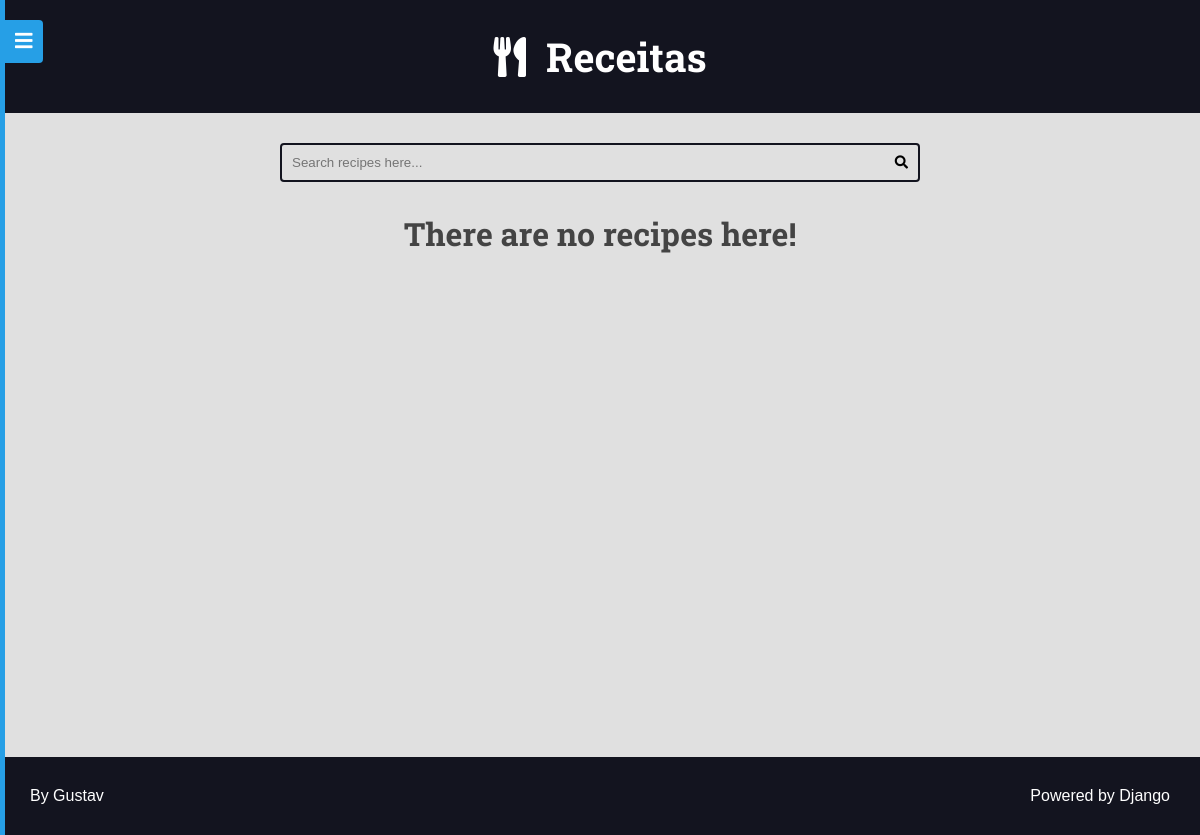
/recipes/tags/hamburger-f84ep, run on an earlier commit of the app's database.
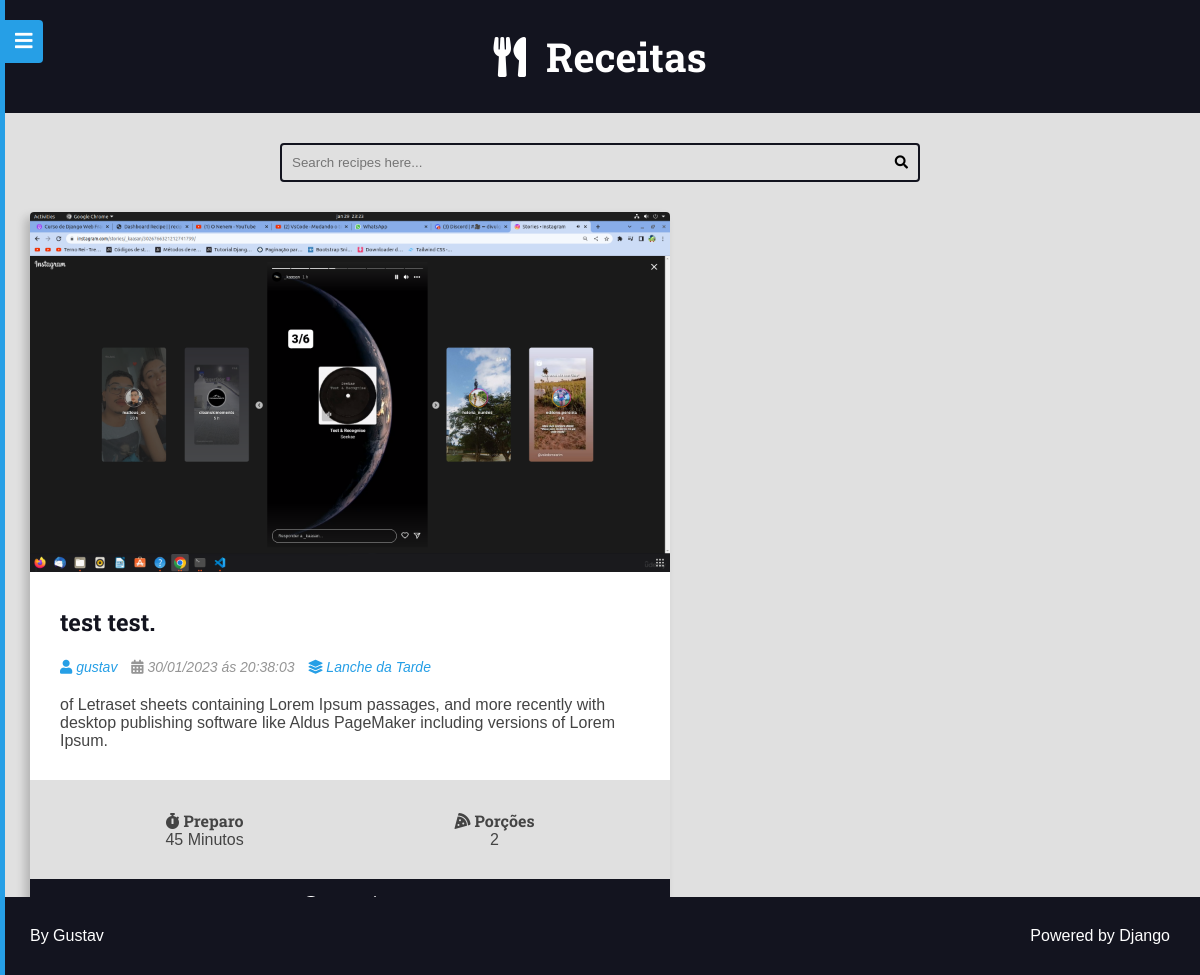
And on a later commit of the database.
### recipes/models.py (models this page shows, shortened)
class Recipe(models.Model):
    title = models.CharField(max_length=65)
    description = models.CharField(max_length=165)
    slug = models.SlugField(unique=True)
    preparation_time = models.IntegerField()
    preparation_time_unit = models.CharField(max_length=65)
    servings = models.IntegerField()
    servings_unit = models.CharField(max_length=65)
    preparation_steps = models.TextField()
    preparation_steps_is_html = models.BooleanField(default=False)
    created_at = models.DateTimeField(auto_now_add=True)
    updated_at = models.DateTimeField(auto_now=True)
    is_published = models.BooleanField(default=False)
    cover = models.ImageField(
        upload_to='recipes/covers/%Y/%m/%d/',  blank=True,  default=''
        )
    category = models.ForeignKey(
        Category, on_delete=models.SET_NULL, null=True, default=None
        )
    author = models.ForeignKey(User, on_delete=models.SET_NULL, null=True)
    tags = GenericRelation(Tag, related_query_name='recipes')

class Category(models.Model):
    name = models.CharField(max_length=60)

### recipes/views.py (the view)
# urls.py: path('recipes/tags/<slug:slug>', views.RecipeListViewTag.as_view(), name='tag'),
class RecipeListViewTag(RecipeListViewBase):
    template_name = 'recipes/pages/tag.html'
    def get_queryset(self, *args, **kwargs):
        qs = super().get_queryset(*args, **kwargs)
        qs = qs.filter(tags__slug=self.kwargs.get('slug', ''))
        return qs
    def get_context_data(self, *args, **kwargs):
        ctx = super().get_context_data(*args, **kwargs)
        page_title = Tag.objects.filter(
            slug=self.kwargs.get('slug', '')
        ).first()
        if not page_title:
            page_title = 'No recipes found'
        page_title = f'{page_title} - Tag |'
        ctx.update({
            'page_title': page_title,
        })
        return ctx

### recipes/views.py (called while the page is built)
    def get_queryset(self, *args, **kwargs):
        qs = super().get_queryset(*args, **kwargs)
        qs = qs.filter(is_published=True)
        qs = qs.select_related('author', 'category')
        return qs

    def get_context_data(self, *args, **kwargs):
        context = super().get_context_data(*args, **kwargs)
        page_obj, pagination_range = make_pagination(
            request=self.request,
            query_set=context.get('recipes'),
            per_page=PER_PAGE,
            qty_pages=4
        )
        context.update(
            {'recipes': page_obj,
             'pagination_range': pagination_range}
            )
        return context

### tag/models.py (called while the page is built)
    def __str__(self):
        return self.name

### utils/pagination.py (called while the page is built)
def make_pagination(request: HttpRequest, qty_pages: int, query_set: QueryDict, per_page: str) -> tuple:  # noqa? E501
    try:
        current_page = int(request.GET.get('page', 1))
    except ValueError:
        current_page = 1
    paginator = Paginator(query_set, per_page)
    page_obj = paginator.get_page(current_page)
    pagination_range = make_pagination_range(
        paginator.page_range,
        qty_pages,
        current_page
    )
    return page_obj, pagination_range

### recipes/templates/recipes/pages/tag.html (shortened to what this page needs)
{% extends 'global/base.html'%}
{% block 'content'%}
    <div class="main-content main-content-list container">
        {% for recipe in recipes %}
            {% include 'recipes/partials/recipe.html'%}
        {% empty %}
            <div class="center" style="margin-bottom: 550px;">
                <h1>There are no recipes here!</h1>
            </div>
        {% endfor %}
    </div>
{% endblock%}

### recipes/templates/recipes/partials/recipe.html (shortened to what this page needs)
<div class="recipe recipe-list-item">
    <div class="recipe-cover">
        {% if recipe.cover%}
            <a href="{% url  'recipes:recipe' recipe.id %}">
            <img src="{{recipe.cover.url}}" alt="Temporário">
            </a>
        {% endif %}
    </div>
    <div class="recipe-title-container">
        <h2 class="recipe-title">
            <a href="{% url  'recipes:recipe' recipe.id %}">
                {{recipe.title}}.
            </a>
        </h2>
    </div>
    <div class="recipe-author">
        {% if recipe.author is not None %}
        <span class="recipe-author-item">
            {% if recipe.author.profile %}
                <a href="{% url 'authors:profile' recipe.author.profile.id %}">
            {% endif %}
            <i class="fas fa-user"></i>
            {% if recipe.author.first_name %}
                {{ recipe.author.first_name }} {{ recipe.author.last_name }}
            {% else %}
                {{ recipe.author.username }}
            {% endif %}
            {% if recipe.author.profile %}
                </a>
            {% endif %}
        </span>
    {% endif %}
        <span class="recipe-author-item">
            <i class="fas fa-calendar-alt"></i>
            {{recipe.created_at|date:"d/m/Y"}} ás {{recipe.created_at|date:"H:i:s"}}
        </span>
        {% if recipe.category is not None%}
            <span class="recipe-author-item">
                <a href="{% url 'recipes:category' recipe.category.id %}">
                    <i class="fas fa-layer-group"></i>
                    <span>{{recipe.category.name}}</span>
                </a>
            </span>
        {% endif %}
    </div>
    <div class="recipe-content">
        <p>{{recipe.description}}</p>
    </div>
    <div class="recipe-meta-container">
        <div class="recipe-meta recipe-preparation">
            <h3 class="recipe-meta-title"><i class="fas fa-stopwatch"></i> Preparo</h3>
            <div class="recipe-meta-text">
                {{recipe.preparation_time}} {{recipe.preparation_time_unit}}
            </div>
        </div>
        <div class="recipe-meta recipe-servings">
            <h3 class="recipe-meta-title"><i class="fas fa-pizza-slice"></i> Porções</h3>
            <div class="recipe-meta-text">
                {{recipe.servings}} {{recipes.servings_unit}}
            </div>
        </div>
    </div>
    {% if is_detail_page is not True%}
        <footer class="recipe-footer">
            <a class="recipe-read-more button button-dark button-full-width" href="{% url 'recipes:recipe' recipe.id %}">
                <span>ver mais...</span>
            </a>
        </footer>
    {% endif %}
    {% if recipe.tags.all %}
    <p>
        {% for tag in recipe.tags.all %}
            <a href="{% url 'recipes:tag' tag.slug %}">
            </a>,
        {% endfor %}
    </p>
{% endif %}
</div>

What changed in the data, as far as the page shows it:
now on this page (row edited): Recipe: cover (picture), title "test test", author.username "gustav", created_at "30/01/2023", created_at "20:38:03", category.name "Lanche da Tarde", description "of Letraset sheets containing Lorem Ipsum passages, and more recently with desktop publishing software like Aldus PageMaker including versions of Lorem Ipsum.", preparation_time "45", preparation_time_unit "Minutos", servings "2"
Also different on the page:
text no longer shown: "There are no recipes here!"
